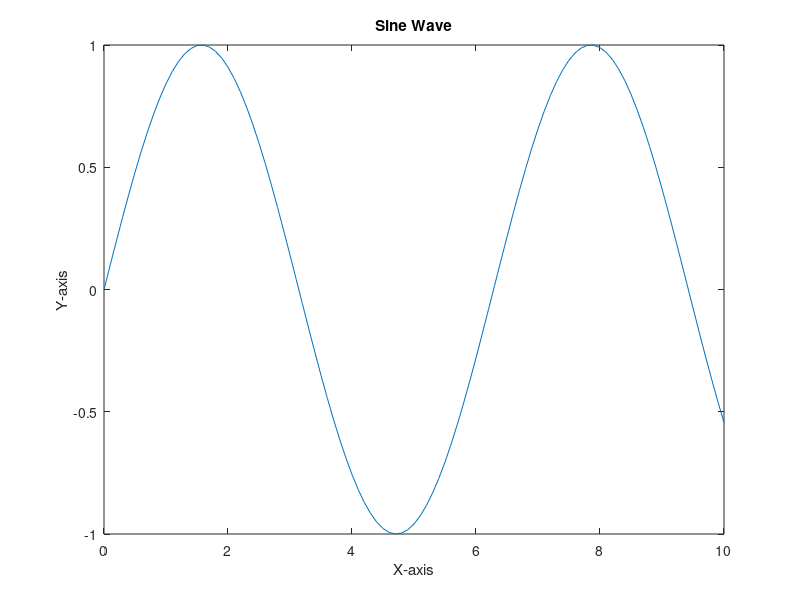

The MATLAB script that drew this image: (Note: this script raises an error after producing the figure.)

% Here are some simple MATLAB codes you can use to test basic functionality and get started:

% 1. Hello World

disp('Hello, World!');

% 2. Simple Arithmetic Operations
% Perform basic math operations:

a = 10;
b = 5;
sum = a + b;
difference = a - b;
product = a * b;
quotient = a / b;
disp(['Sum: ', num2str(sum)]);
disp(['Difference: ', num2str(difference)]);
disp(['Product: ', num2str(product)]);
disp(['Quotient: ', num2str(quotient)]);


% 3. Plot a Simple Graph
% Create a sine wave plot:

x = 0:0.1:10; % Generate values from 0 to 10 in steps of 0.1
y = sin(x);   % Calculate sine of x
plot(x, y);   % Plot the sine wave
xlabel('X-axis');
ylabel('Y-axis');
title('Sine Wave');


% 4. Image Processing Test
% Read and display an image:



img = imread('peppers.png'); % Built-in image in MATLAB
imshow(img);                 % Display the image

Convert the image to grayscale:
grayImg = rgb2gray(img);
imshow(grayImg);




% 6. Simple Conditional Statement
% Check if a number is even or odd:


num = input('Enter a number: ');
if mod(num, 2) == 0
    disp('The number is even.');
else
    disp('The number is odd.');
end


% 7. Simple Loop
% Sum numbers from 1 to 10 using a loop:


sum = 0;
for i = 1:10
    sum = sum + i;
end
disp(['Sum of numbers from 1 to 10: ', num2str(sum)]);


% 8. Real-Time Webcam Preview
% Test if your webcam is working (requires the Image Acquisition Toolbox):


vid = videoinput('winvideo', 1); % Adjust DeviceID as needed
preview(vid); % Preview live feed


% 9. Generate Random Numbers
% Generate a matrix of random numbers:


randomMatrix = rand(3, 3); % 3x3 matrix with random numbers between 0 and 1
disp('Random Matrix:');
disp(randomMatrix);

% 10. Play a Sound
% Generate a sine wave sound:


fs = 44100;          % Sampling frequency
t = 0:1/fs:1;        % Time vector of 1 second
y = sin(2*pi*440*t); % Sine wave at 440 Hz (A4)
sound(y, fs);        % Play the sound